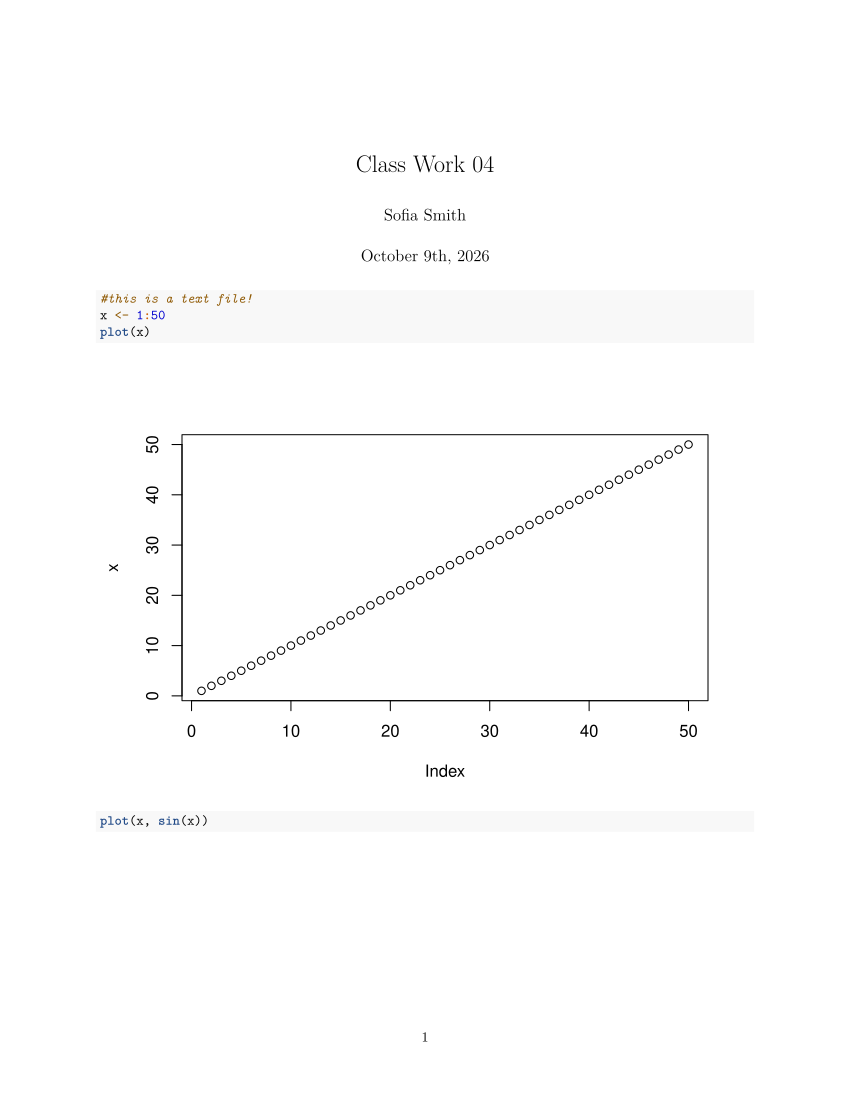

R code for this plot:
#' ---
#' title: "Class Work 04"
#' author: "Sofia Smith"
#' date: "October 9th, 2026"
#' ---

#this is a text file! 
x <- 1:50
plot(x)
plot(x, sin(x))
plot(x, sin(x), typ="l", col="pink", lwd=2)
#after you put in x and then y axis, it does matter what order you put the rest of the arguments)
